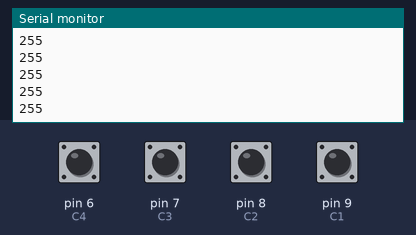
Bench run of a sketch on a simulated Arduino Uno, built with avr-gcc and run on an emulated ATmega328P. Shown: the last lines printed to the serial monitor. Inputs (shaded band) come from the test bench; at power-on: pin 6 (C4), pin 7 (C3), pin 8 (C2), pin 9 (C1) HIGH.

Above: at 1.2 s.
1.3 s: pin 6 (C4) pulled LOW for 0.15 s
At 1.31 s:
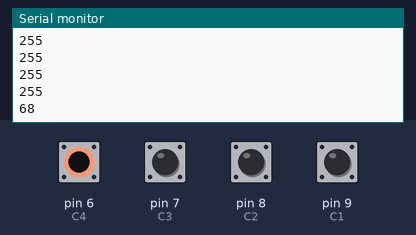
2.9 s: pin 7 (C3) pulled LOW for 0.15 s
At 2.91 s:
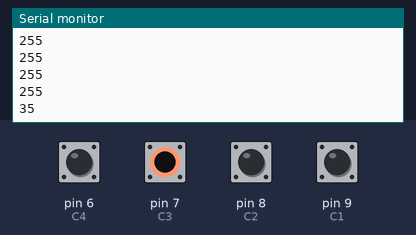
4.5 s: pin 8 (C2) pulled LOW for 0.15 s
At 4.52 s:
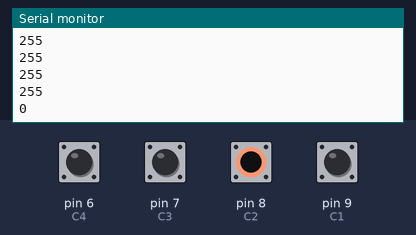
6.1 s: pin 9 (C1) pulled LOW for 0.15 s
At 6.12 s:
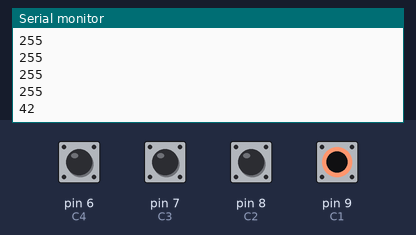
Timing chart, 0 to 8.7 s (numbered marks = the images above; inputs shaded):
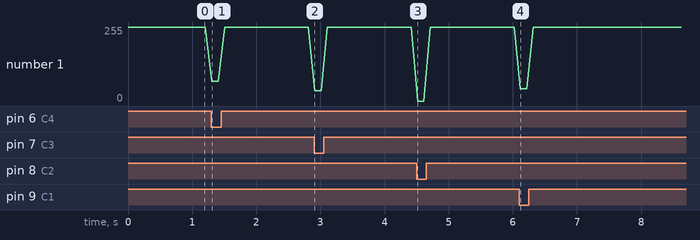

Measured:
- after the input at 1.3 s, the serial monitor: prints a new line at once (image 1)
- after the input at 2.9 s, the serial monitor: prints a new line at once (image 2)
- after the input at 4.5 s, the serial monitor: prints a new line at once (image 3)
- after the input at 6.1 s, the serial monitor: prints a new line at once (image 4)

The sketch:

keypad.ino
```cpp
#define R1 13
#define R2 12
#define R3 11
#define R4 10

#define C1 9
#define C2 8
#define C3 7
#define C4 6

void setup() {
    pinMode(R1, OUTPUT);
    pinMode(R2, OUTPUT);
    pinMode(R3, OUTPUT);
    pinMode(R4, OUTPUT);

    pinMode(C1, INPUT_PULLUP);
    pinMode(C2, INPUT_PULLUP);
    pinMode(C3, INPUT_PULLUP);
    pinMode(C4, INPUT_PULLUP);

    Serial.begin(9600);
}

void loop() {
    int code = 255;

    digitalWrite(R1, 0);
    digitalWrite(R2, 1);
    digitalWrite(R3, 1);
    digitalWrite(R4, 1);
    if (digitalRead(C1) == 0) code = 1;
    if (digitalRead(C2) == 0) code = 2;
    if (digitalRead(C3) == 0) code = 3;
    if (digitalRead(C4) == 0) code = 'A';

    digitalWrite(R1, 1);
    digitalWrite(R2, 0);
    digitalWrite(R3, 1);
    digitalWrite(R4, 1);
    if (digitalRead(C1) == 0) code = 4;
    if (digitalRead(C2) == 0) code = 5;
    if (digitalRead(C3) == 0) code = 6;
    if (digitalRead(C4) == 0) code = 'B';

    digitalWrite(R1, 1);
    digitalWrite(R2, 1);
    digitalWrite(R3, 0);
    digitalWrite(R4, 1);
    if (digitalRead(C1) == 0) code = 7;
    if (digitalRead(C2) == 0) code = 8;
    if (digitalRead(C3) == 0) code = 9;
    if (digitalRead(C4) == 0) code = 'C';

    digitalWrite(R1, 1);
    digitalWrite(R2, 1);
    digitalWrite(R3, 1);
    digitalWrite(R4, 0);
    if (digitalRead(C1) == 0) code = '*';
    if (digitalRead(C2) == 0) code = 0;
    if (digitalRead(C3) == 0) code = '#';
    if (digitalRead(C4) == 0) code = 'D';

    Serial.println(code);
    delay(100);
}
```
